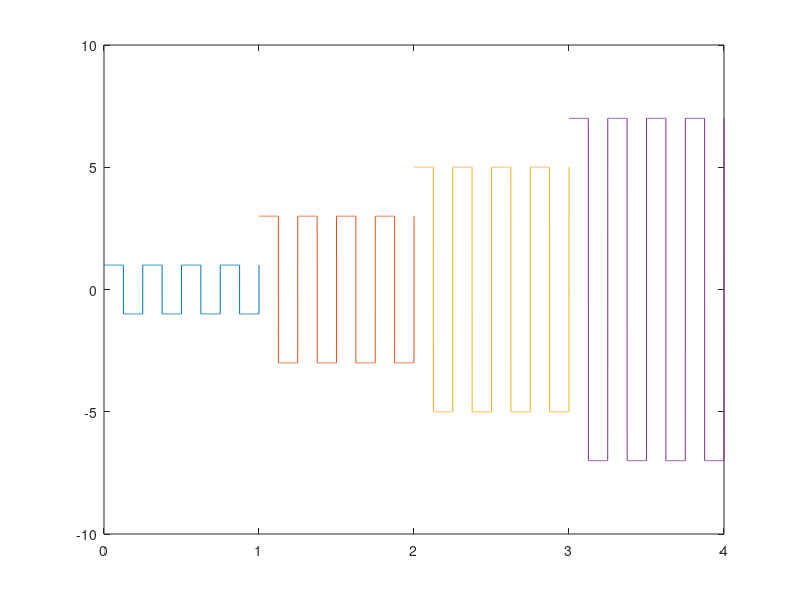

Here is the MATLAB script that generated this plot:
T=4;
T0=0.25;
F0=1/T0;

%rezolutiile temporale
t1=0:0.00025:1;
t2=1:0.00025:2;
t3=2:0.00025:3;
t4=3:0.00025:4;

%generarea semnalelor
y1 = square(2 * pi * F0 * t1,50);
y2 = 3*square(2 * pi * F0 * t2,50);
y3 = 5*square(2 * pi * F0 * t3,50);
y4 = 7*square(2 * pi * F0 * t4,50);

%afisare
plot(t1,y1),hold on
plot(t2,y2),hold on
plot(t3,y3),hold on
plot(t4,y4),hold on

%Nu stiu sa fac semnalul dreptunghiular pe mai multe nivele